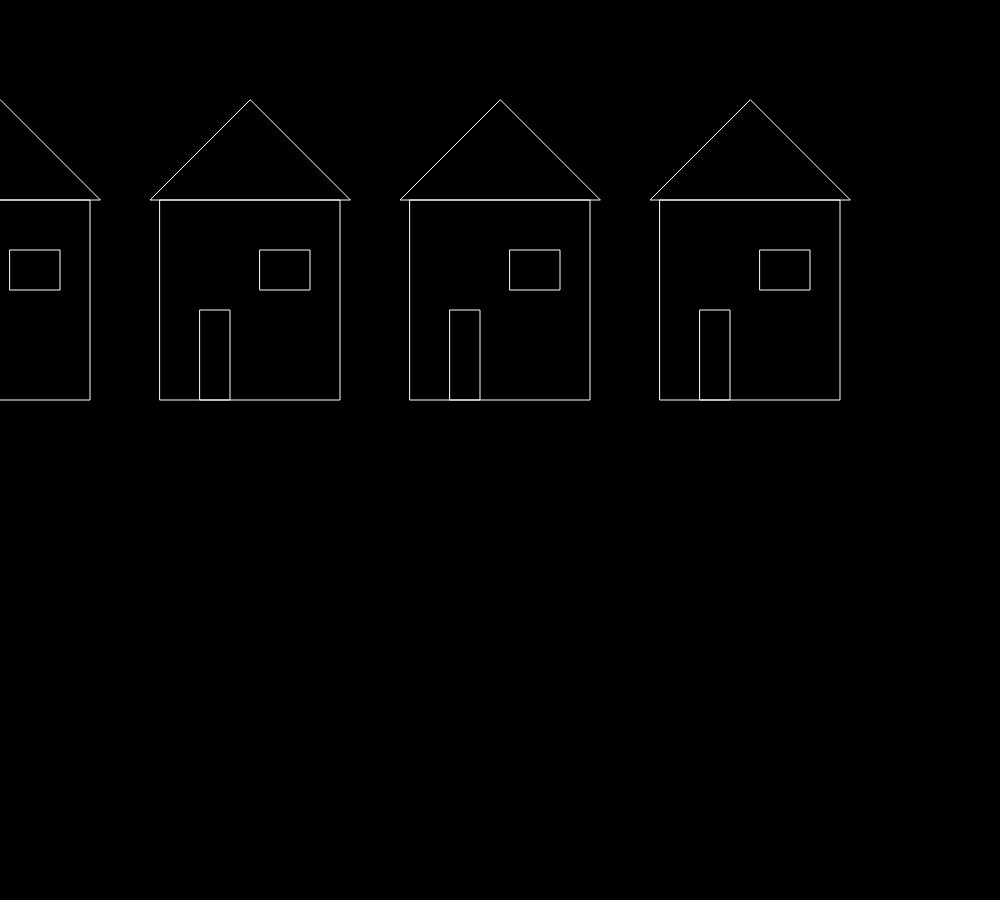
Frame 1 (no input)
Frame 60 (no input): identical to frame 1, image omitted
Frame 120 (the mouse pressed at the canvas centre since frame 60): identical to frame 1, image omitted

The p5.js sketch that drew this single still picture (run headless with seeded random() and noise() and a simulated clock; from frame 60 on, the mouse is pressed at the canvas centre):

// p5.js sketch
// ── sketch.js
function setup() {
  createCanvas(1000, 900);
  noFill();
  stroke(255);
}

function draw() {
  background(0);

  // push sets to remember the current coordinate space setup  
  for (var i=0; i<4; i++) {
    push();
    
    // because we are using push and pop, then the house's
    // (0,0) point is explicitly given by the one translate 
    // command which applies to it.
    // first house is at (0, 100)
    // second house is at (250, 100);
    // third house is at (500, 100), and so on.
    translate(250 * i, 100);
    drawHouse();
    
    pop();
  }

  
  
  
}

function drawHouse() {
  triangle(0, 0, -100, 100, 100, 100);
  rect(-90, 100, 180, 200);
  rect(-50, 210, 30, 90);
  rect( 10, 150, 50, 40);
}
